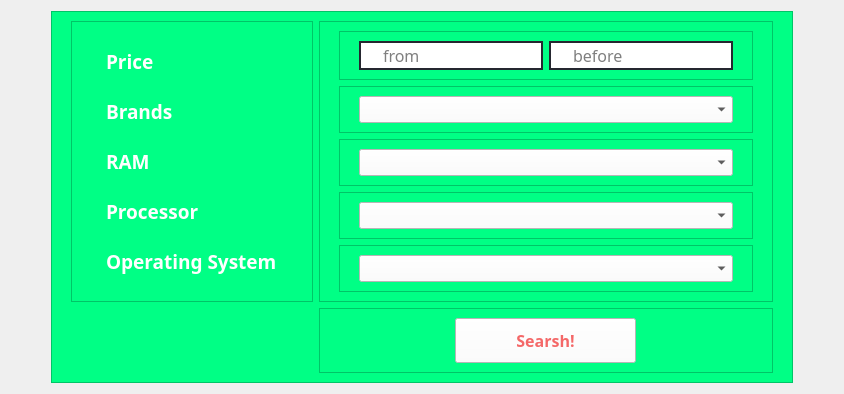
         <widget class="QWidget" name="filter_page">
          <layout class="QHBoxLayout" name="horizontalLayout_2">
           <item>
            <spacer name="horizontalSpacer_5">
             <property name="orientation">
              <enum>Qt::Horizontal</enum>
             </property>
             <property name="sizeHint" stdset="0">
              <size>
               <width>40</width>
               <height>20</height>
              </size>
             </property>
            </spacer>
           </item>
           <item>
            <widget class="QFrame" name="frame_2">
             <property name="sizePolicy">
              <sizepolicy hsizetype="Preferred" vsizetype="Fixed">
               <horstretch>0</horstretch>
               <verstretch>0</verstretch>
              </sizepolicy>
             </property>
             <property name="maximumSize">
              <size>
               <width>800</width>
               <height>16777215</height>
              </size>
             </property>
             <property name="styleSheet">
              <string notr="true">background-color: rgb(0, 255, 133);
color: rgb(255, 255, 255);
padding-left: 10px;
padding-right: 10px;
</string>
             </property>
             <property name="frameShape">
              <enum>QFrame::StyledPanel</enum>
             </property>
             <property name="frameShadow">
              <enum>QFrame::Raised</enum>
             </property>
             <layout class="QFormLayout" name="formLayout">
              <item row="0" column="0">
               <widget class="QFrame" name="frame_11">
                <property name="sizePolicy">
                 <sizepolicy hsizetype="Preferred" vsizetype="Preferred">
                  <horstretch>0</horstretch>
                  <verstretch>0</verstretch>
                 </sizepolicy>
                </property>
                <property name="minimumSize">
                 <size>
                  <width>0</width>
                  <height>0</height>
                 </size>
                </property>
                <property name="frameShape">
                 <enum>QFrame::StyledPanel</enum>
                </property>
                <property name="frameShadow">
                 <enum>QFrame::Raised</enum>
                </property>
                <layout class="QVBoxLayout" name="verticalLayout_10">
                 <item>
                  <widget class="QLabel" name="label">
                   <property name="sizePolicy">
                    <sizepolicy hsizetype="Preferred" vsizetype="Fixed">
                     <horstretch>0</horstretch>
                     <verstretch>0</verstretch>
                    </sizepolicy>
                   </property>
                   <property name="font">
                    <font>
                     <family>Montserrat</family>
                     <pointsize>14</pointsize>
                     <weight>75</weight>
                     <bold>true</bold>
                    </font>
                   </property>
                   <property name="text">
                    <string>Price</string>
                   </property>
                  </widget>
                 </item>
                 <item>
                  <widget class="QLabel" name="label_2">
                   <property name="sizePolicy">
                    <sizepolicy hsizetype="Preferred" vsizetype="Fixed">
                     <horstretch>0</horstretch>
                     <verstretch>0</verstretch>
                    </sizepolicy>
                   </property>
                   <property name="font">
                    <font>
                     <family>Montserrat</family>
                     <pointsize>14</pointsize>
                     <weight>75</weight>
                     <bold>true</bold>
                    </font>
                   </property>
                   <property name="text">
                    <string>Brands</string>
                   </property>
                  </widget>
                 </item>
                 <item>
                  <widget class="QLabel" name="label_3">
                   <property name="sizePolicy">
                    <sizepolicy hsizetype="Preferred" vsizetype="Fixed">
                     <horstretch>0</horstretch>
                     <verstretch>0</verstretch>
                    </sizepolicy>
                   </property>
                   <property name="font">
                    <font>
                     <family>Montserrat</family>
                     <pointsize>14</pointsize>
                     <weight>75</weight>
                     <bold>true</bold>
                    </font>
                   </property>
                   <property name="text">
                    <string>RAM</string>
                   </property>
                  </widget>
                 </item>
                 <item>
                  <widget class="QLabel" name="label_4">
                   <property name="sizePolicy">
                    <sizepolicy hsizetype="Preferred" vsizetype="Fixed">
                     <horstretch>0</horstretch>
                     <verstretch>0</verstretch>
                    </sizepolicy>
                   </property>
                   <property name="font">
                    <font>
                     <family>Montserrat</family>
                     <pointsize>14</pointsize>
                     <weight>75</weight>
                     <bold>true</bold>
                    </font>
                   </property>
                   <property name="text">
                    <string>Processor </string>
                   </property>
                  </widget>
                 </item>
                 <item>
                  <widget class="QLabel" name="label_5">
                   <property name="sizePolicy">
                    <sizepolicy hsizetype="Preferred" vsizetype="Fixed">
                     <horstretch>0</horstretch>
                     <verstretch>0</verstretch>
                    </sizepolicy>
                   </property>
                   <property name="font">
                    <font>
                     <family>Montserrat</family>
                     <pointsize>14</pointsize>
                     <weight>75</weight>
                     <bold>true</bold>
                    </font>
                   </property>
                   <property name="text">
                    <string>Operating System</string>
                   </property>
                  </widget>
                 </item>
                </layout>
               </widget>
              </item>
              <item row="0" column="1">
               <widget class="QFrame" name="frame_6">
                <property name="frameShape">
                 <enum>QFrame::StyledPanel</enum>
                </property>
                <property name="frameShadow">
                 <enum>QFrame::Raised</enum>
                </property>
                <layout class="QVBoxLayout" name="verticalLayout_11">
                 <item>
                  <widget class="QFrame" name="frame_7">
                   <property name="sizePolicy">
                    <sizepolicy hsizetype="Preferred" vsizetype="Fixed">
                     <horstretch>0</horstretch>
                     <verstretch>0</verstretch>
                    </sizepolicy>
                   </property>
                   <property name="frameShape">
                    <enum>QFrame::StyledPanel</enum>
                   </property>
                   <property name="frameShadow">
                    <enum>QFrame::Raised</enum>
                   </property>
                   <layout class="QHBoxLayout" name="horizontalLayout_5">
                    <item>
                     <widget class="QLineEdit" name="lineEdit_filter_from">
                      <property name="font">
                       <font>
                        <family>Montserrat Medium</family>
                        <pointsize>12</pointsize>
                       </font>
                      </property>
                      <property name="styleSheet">
                       <string notr="true">QLineEdit {
	border: 2px solid rgb(37, 39, 48);
	border-radius: 20px;
	color: #000000;
	padding-left: 20px;
	padding-right: 20px;
	background-color: rgb(255, 255, 255);
}
QLineEdit:hover {
	border: 2px solid rgb(48, 50, 62);}
QLineEdit:focus{

	border: 2px solid rgb(244, 104, 104);}</string>
                      </property>
                      <property name="text">
                       <string/>
                      </property>
                      <property name="echoMode">
                       <enum>QLineEdit::Normal</enum>
                      </property>
                      <property name="placeholderText">
                       <string>from</string>
                      </property>
                     </widget>
                    </item>
                    <item>
                     <widget class="QLineEdit" name="lineEdit_filter_before">
                      <property name="font">
                       <font>
                        <family>Montserrat Medium</family>
                        <pointsize>12</pointsize>
                        <weight>50</weight>
                        <bold>false</bold>
                       </font>
                      </property>
                      <property name="styleSheet">
                       <string notr="true">QLineEdit {
	border: 2px solid rgb(37, 39, 48);
	border-radius: 20px;
	color: #000000;
	padding-left: 20px;
	padding-right: 20px;
	background-color: rgb(255, 255, 255);
}
QLineEdit:hover {
	border: 2px solid rgb(48, 50, 62);}
QLineEdit:focus{
	border: 2px solid rgb(244, 104, 104);}</string>
                      </property>
                      <property name="text">
                       <string/>
                      </property>
                      <property name="echoMode">
                       <enum>QLineEdit::Normal</enum>
                      </property>
                      <property name="placeholderText">
                       <string>before</string>
                      </property>
                     </widget>
                    </item>
                   </layout>
                  </widget>
                 </item>
                 <item>
                  <widget class="QFrame" name="frame_8">
                   <property name="sizePolicy">
                    <sizepolicy hsizetype="Preferred" vsizetype="Fixed">
                     <horstretch>0</horstretch>
                     <verstretch>0</verstretch>
                    </sizepolicy>
                   </property>
                   <property name="frameShape">
                    <enum>QFrame::StyledPanel</enum>
                   </property>
                   <property name="frameShadow">
                    <enum>QFrame::Raised</enum>
                   </property>
                   <layout class="QHBoxLayout" name="horizontalLayout_12">
                    <item>
                     <widget class="QComboBox" name="comboBox_filter_brand">
                      <property name="font">
                       <font>
                        <family>Montserrat SemiBold</family>
                        <pointsize>12</pointsize>
                       </font>
                      </property>
                      <property name="styleSheet">
                       <string notr="true">QComboBox{
	background-color: rgb(255, 255, 255);
	color: rgb(0, 0, 0);
}
QComboBox:hover{
	background-color: rgb(0, 0, 0);
	color: rgb(255, 255, 255);
}</string>
                      </property>
                      <property name="sizeAdjustPolicy">
                       <enum>QComboBox::AdjustToMinimumContentsLength</enum>
                      </property>
                     </widget>
                    </item>
                   </layout>
                  </widget>
                 </item>
                 <item>
                  <widget class="QFrame" name="frame_9">
                   <property name="sizePolicy">
                    <sizepolicy hsizetype="Preferred" vsizetype="Fixed">
                     <horstretch>0</horstretch>
                     <verstretch>0</verstretch>
                    </sizepolicy>
                   </property>
                   <property name="frameShape">
                    <enum>QFrame::StyledPanel</enum>
                   </property>
                   <property name="frameShadow">
                    <enum>QFrame::Raised</enum>
                   </property>
                   <layout class="QHBoxLayout" name="horizontalLayout_13">
                    <item>
                     <widget class="QComboBox" name="comboBox_filter_ram">
                      <property name="font">
                       <font>
                        <family>Montserrat SemiBold</family>
                        <pointsize>12</pointsize>
                       </font>
                      </property>
                      <property name="styleSheet">
                       <string notr="true">QComboBox{
	background-color: rgb(255, 255, 255);
	color: rgb(0, 0, 0);
}
QComboBox:hover{
	background-color: rgb(0, 0, 0);
	color: rgb(255, 255, 255);
}</string>
                      </property>
                      <property name="sizeAdjustPolicy">
                       <enum>QComboBox::AdjustToMinimumContentsLength</enum>
                      </property>
                     </widget>
                    </item>
                   </layout>
                  </widget>
                 </item>
                 <item>
                  <widget class="QFrame" name="frame_10">
                   <property name="sizePolicy">
                    <sizepolicy hsizetype="Preferred" vsizetype="Fixed">
                     <horstretch>0</horstretch>
                     <verstretch>0</verstretch>
                    </sizepolicy>
                   </property>
                   <property name="frameShape">
                    <enum>QFrame::StyledPanel</enum>
                   </property>
                   <property name="frameShadow">
                    <enum>QFrame::Raised</enum>
                   </property>
                   <layout class="QHBoxLayout" name="horizontalLayout_14">
                    <item>
                     <widget class="QComboBox" name="comboBox_filter_proc">
                      <property name="font">
                       <font>
                        <family>Montserrat SemiBold</family>
                        <pointsize>12</pointsize>
                       </font>
                      </property>
                      <property name="styleSheet">
                       <string notr="true">QComboBox{
	background-color: rgb(255, 255, 255);
	color: rgb(0, 0, 0);
}
QComboBox:hover{
	background-color: rgb(0, 0, 0);
	color: rgb(255, 255, 255);
}</string>
                      </property>
                      <property name="sizeAdjustPolicy">
                       <enum>QComboBox::AdjustToMinimumContentsLength</enum>
                      </property>
                     </widget>
                    </item>
                   </layout>
                  </widget>
                 </item>
                 <item>
                  <widget class="QFrame" name="frame_12">
                   <property name="sizePolicy">
                    <sizepolicy hsizetype="Preferred" vsizetype="Fixed">
                     <horstretch>0</horstretch>
                     <verstretch>0</verstretch>
                    </sizepolicy>
                   </property>
                   <property name="frameShape">
                    <enum>QFrame::StyledPanel</enum>
                   </property>
                   <property name="frameShadow">
                    <enum>QFrame::Raised</enum>
                   </property>
                   <layout class="QHBoxLayout" name="horizontalLayout_15">
                    <item>
                     <widget class="QComboBox" name="comboBox_filter_win">
                      <property name="font">
                       <font>
                        <family>Montserrat SemiBold</family>
                        <pointsize>12</pointsize>
                       </font>
                      </property>
                      <property name="styleSheet">
                       <string notr="true">QComboBox{
	background-color: rgb(255, 255, 255);
	color: rgb(0, 0, 0);
}
QComboBox:hover{
	background-color: rgb(0, 0, 0);
	color: rgb(255, 255, 255);
}</string>
                      </property>
                      <property name="sizeAdjustPolicy">
                       <enum>QComboBox::AdjustToMinimumContentsLength</enum>
                      </property>
                     </widget>
                    </item>
                   </layout>
                  </widget>
                 </item>
                </layout>
               </widget>
              </item>
              <item row="1" column="1">
               <widget class="QFrame" name="frame_13">
                <property name="frameShape">
                 <enum>QFrame::StyledPanel</enum>
                </property>
                <property name="frameShadow">
                 <enum>QFrame::Raised</enum>
                </property>
                <layout class="QHBoxLayout" name="horizontalLayout_11">
                 <item>
                  <widget class="QPushButton" name="btn_filter_search">
                   <property name="sizePolicy">
                    <sizepolicy hsizetype="Maximum" vsizetype="Fixed">
                     <horstretch>0</horstretch>
                     <verstretch>0</verstretch>
                    </sizepolicy>
                   </property>
                   <property name="font">
                    <font>
                     <family>Montserrat</family>
                     <pointsize>12</pointsize>
                     <weight>75</weight>
                     <bold>true</bold>
                    </font>
                   </property>
                   <property name="cursor">
                    <cursorShape>PointingHandCursor</cursorShape>
                   </property>
                   <property name="styleSheet">
                    <string notr="true">QPushButton {
	background-color: rgb(255, 255, 255);
	padding-left: 60px;
	padding-right: 60px;
	padding-top: 10px;
	padding-bottom: 10px;
	color: rgb(244, 104, 104);
}
QPushButton:hover {
	border: 3px solid rgb(48, 50, 62);
background-color: rgb(227, 227, 227);
}
</string>
                   </property>
                   <property name="text">
                    <string>Searsh!</string>
                   </property>
                  </widget>
                 </item>
                </layout>
               </widget>
              </item>
             </layout>
            </widget>
           </item>
           <item>
            <spacer name="horizontalSpacer_6">
             <property name="orientation">
              <enum>Qt::Horizontal</enum>
             </property>
             <property name="sizeHint" stdset="0">
              <size>
               <width>40</width>
               <height>20</height>
              </size>
             </property>
            </spacer>
           </item>
          </layout>
         </widget>
